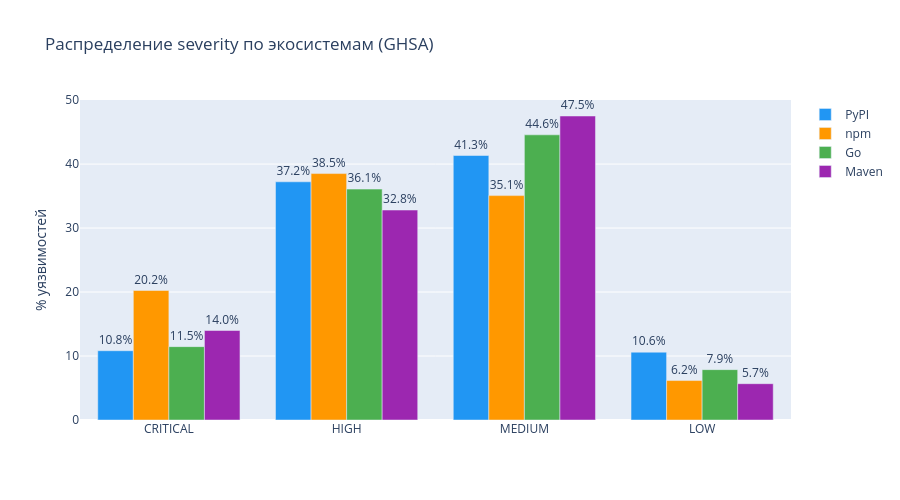

Notebook source saved alongside this figure:
### Markdown cell above
## Grouped Bar Chart (по экосистемам и severety_category)

### Code cell
# Только GHSA + 4 экосистемы — с правильными колонками
ghsa = df[(df['vulnerability_id'].str.startswith('GHSA')) & (df['package_ecosystem'].isin(['PyPI', 'npm', 'Go', 'Maven']))]
ghsa['severity'] = ghsa['vulnerability_severity_text'].replace({'MODERATE': 'MEDIUM'})
ghsa = ghsa[ghsa['severity'].isin(['CRITICAL', 'HIGH', 'MEDIUM', 'LOW'])]

severity_order = ['CRITICAL', 'HIGH', 'MEDIUM', 'LOW']
colors = {'PyPI': '#2196F3', 'npm': '#FF9800', 'Go': '#4CAF50', 'Maven': '#9C27B0'}

fig = go.Figure()
for eco in ['PyPI', 'npm', 'Go', 'Maven']:
    subset = ghsa[ghsa['package_ecosystem'] == eco]
    total = len(subset)
    pcts = [(subset['severity'] == cat).sum() / total * 100 for cat in severity_order]
    fig.add_trace(go.Bar(
        x=severity_order, y=pcts, name=eco,
        marker_color=colors[eco],
        text=[f'{p:.1f}%' for p in pcts], textposition='outside'
    ))

fig.update_layout(
    title="Распределение severity по экосистемам (GHSA)",
    yaxis_title="% уязвимостей",
    height=500
)
fig.show()

### Figure 1 — Plotly figure (JSON) as saved in the notebook; plotly's stock layout.template omitted (floating-point values rounded to 4 significant figures)
{"data": [{"marker": {"color": "#2196F3"}, "name": "PyPI", "text": ["10.8%", "37.2%", "41.3%", "10.6%"], "textposition": "outside", "type": "bar", "x": ["CRITICAL", "HIGH", "MEDIUM", "LOW"], "y": [10.83, 37.23, 41.34, 10.6]}, {"marker": {"color": "#FF9800"}, "name": "npm", "text": ["20.2%", "38.5%", "35.1%", "6.2%"], "textposition": "outside", "type": "bar", "x": ["CRITICAL", "HIGH", "MEDIUM", "LOW"], "y": [20.24, 38.52, 35.07, 6.168]}, {"marker": {"color": "#4CAF50"}, "name": "Go", "text": ["11.5%", "36.1%", "44.6%", "7.9%"], "textposition": "outside", "type": "bar", "x": ["CRITICAL", "HIGH", "MEDIUM", "LOW"], "y": [11.47, 36.09, 44.57, 7.871]}, {"marker": {"color": "#9C27B0"}, "name": "Maven", "text": ["14.0%", "32.8%", "47.5%", "5.7%"], "textposition": "outside", "type": "bar", "x": ["CRITICAL", "HIGH", "MEDIUM", "LOW"], "y": [13.99, 32.82, 47.52, 5.677]}], "layout": {"height": 500, "title": {"text": "Распределение severity по экосистемам (GHSA)"}, "yaxis": {"title": {"text": "% уязвимостей"}}}}
